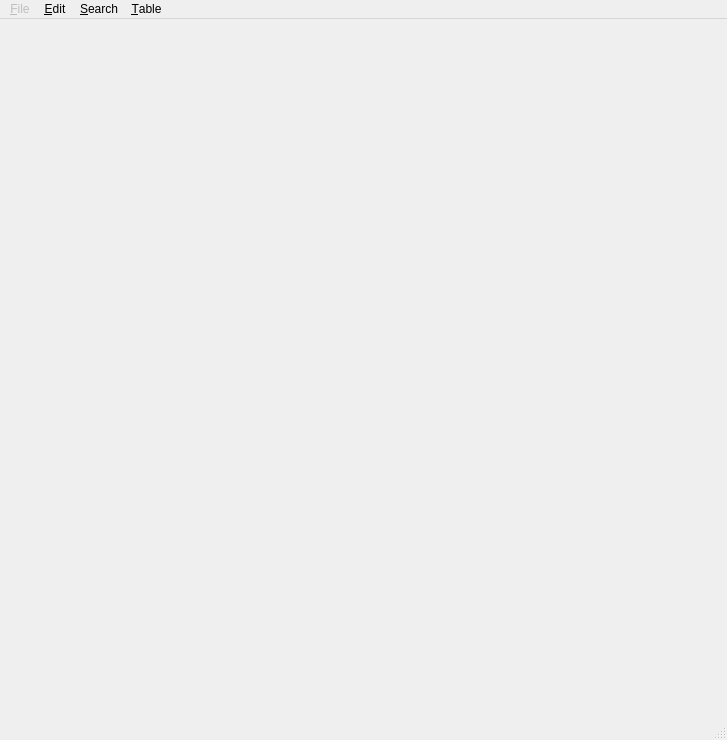
<ui version="4.0" >
 <class>Browser</class>
 <widget class="QMainWindow" name="Browser" >
  <property name="geometry" >
   <rect>
    <x>0</x>
    <y>0</y>
    <width>727</width>
    <height>740</height>
   </rect>
  </property>
  <property name="windowIcon" >
   <iconset>icon.png</iconset>
  </property>
  <widget class="QWidget" name="main_widget" >
   <layout class="QVBoxLayout" />
  </widget>
  <widget class="QStatusBar" name="statusbar" />
  <widget class="QMenuBar" name="menubar" >
   <property name="geometry" >
    <rect>
     <x>0</x>
     <y>0</y>
     <width>727</width>
     <height>31</height>
    </rect>
   </property>
   <widget class="QMenu" name="menu_file" >
    <property name="enabled" >
     <bool>false</bool>
    </property>
    <property name="title" >
     <string>&amp;File</string>
    </property>
    <addaction name="action_open" />
    <addaction name="action_close" />
    <addaction name="action_recent" />
    <addaction name="action_new_window" />
   </widget>
   <widget class="QMenu" name="menu_edit" >
    <property name="title" >
     <string>&amp;Edit</string>
    </property>
   </widget>
   <widget class="QMenu" name="menu_search" >
    <property name="title" >
     <string>&amp;Search</string>
    </property>
   </widget>
   <widget class="QMenu" name="menu_model" >
    <property name="title" >
     <string>&amp;Table</string>
    </property>
    <addaction name="action_next" />
    <addaction name="action_previous" />
    <addaction name="action_dump" />
    <addaction name="separator" />
   </widget>
   <addaction name="menu_file" />
   <addaction name="menu_edit" />
   <addaction name="menu_search" />
   <addaction name="menu_model" />
  </widget>
  <action name="action_open" >
   <property name="text" >
    <string>&amp;Open</string>
   </property>
   <property name="visible" >
    <bool>false</bool>
   </property>
  </action>
  <action name="action_close" >
   <property name="text" >
    <string>&amp;Close</string>
   </property>
   <property name="visible" >
    <bool>false</bool>
   </property>
  </action>
  <action name="action_recent" >
   <property name="text" >
    <string>&amp;Recent</string>
   </property>
   <property name="visible" >
    <bool>false</bool>
   </property>
  </action>
  <action name="action_dump" >
   <property name="text" >
    <string>&amp;Dump</string>
   </property>
   <property name="shortcut" >
    <string>Alt+Shift+D</string>
   </property>
  </action>
  <action name="action_refresh" >
   <property name="text" >
    <string>&amp;Refresh</string>
   </property>
   <property name="iconText" >
    <string>Refresh current table from database</string>
   </property>
   <property name="toolTip" >
    <string>Refresh current table from database</string>
   </property>
   <property name="shortcut" >
    <string>Ctrl+R</string>
   </property>
  </action>
  <action name="action_next" >
   <property name="text" >
    <string>&amp;Next</string>
   </property>
   <property name="iconText" >
    <string>Next</string>
   </property>
   <property name="toolTip" >
    <string>Next  Model</string>
   </property>
   <property name="shortcut" >
    <string>Ctrl+Tab</string>
   </property>
  </action>
  <action name="action_previous" >
   <property name="text" >
    <string>&amp;Previous</string>
   </property>
   <property name="toolTip" >
    <string>Previous Model</string>
   </property>
   <property name="shortcut" >
    <string>Ctrl+Shift+Backtab</string>
   </property>
  </action>
  <action name="action_new_window" >
   <property name="text" >
    <string>&amp;New Window</string>
   </property>
   <property name="visible" >
    <bool>false</bool>
   </property>
  </action>
 </widget>
 <resources/>
 <connections/>
</ui>
